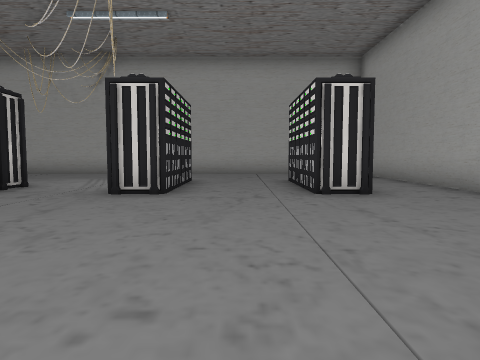
[1] (above)

24 first-person views from a walk through a scene from a Unity 3-D project. The camera is 1.3 m above the floor, tilts 4° down and sees 70° across. The floor is counted in squares, 2 m on a side. Each view is taken from the middle of a square. On the plan, view 1 faces up. The plan holds only what a view shows up to about 10 squares ahead; the rest is blank. The place goes on beyond the plan. The player character is not drawn. Some surface patterns are stand-ins.

[2]
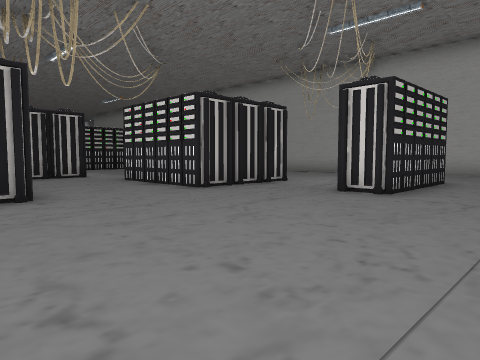

[3]
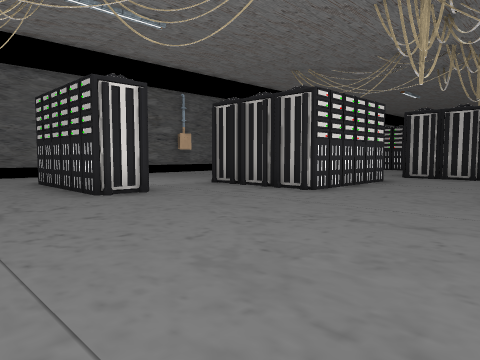

[4]
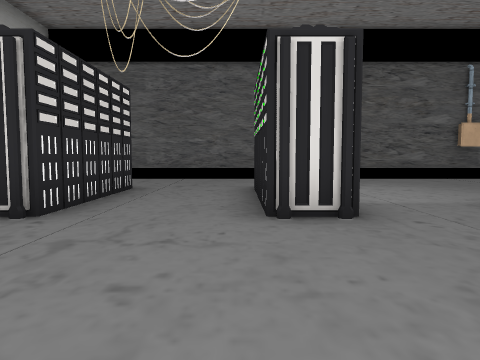

[5]
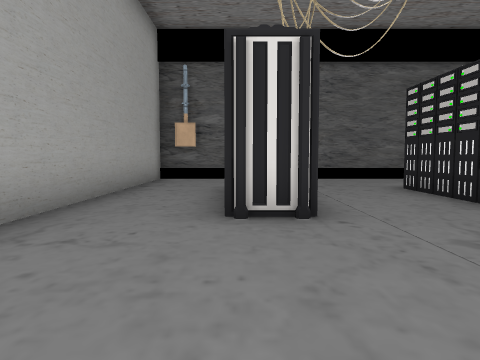

[6]
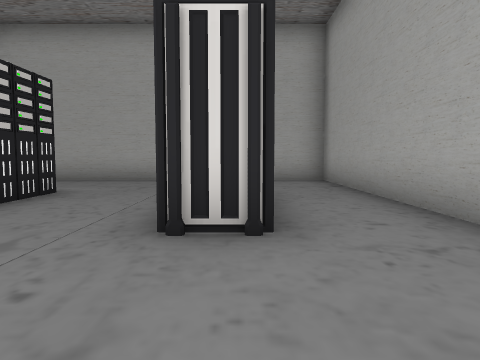

[7]
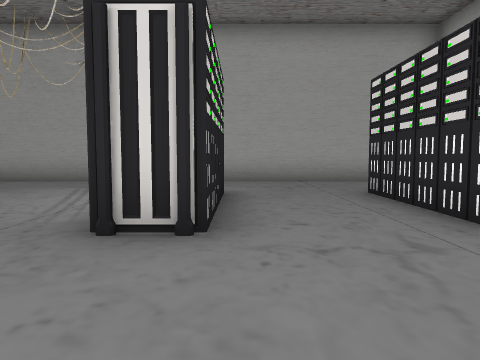

[8]
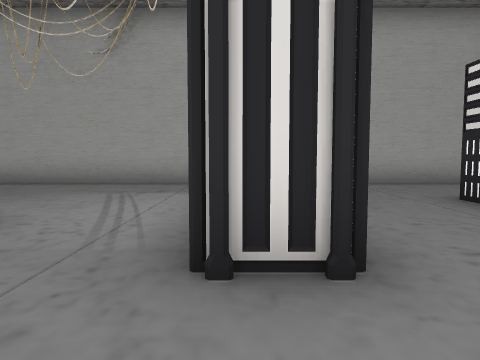

[9]
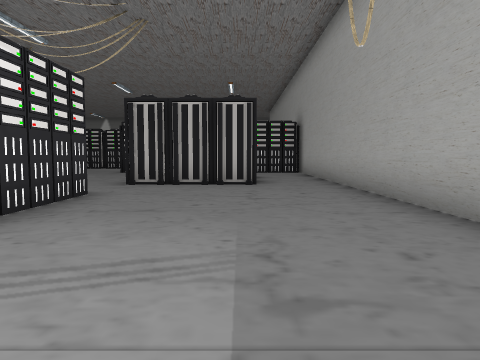

[10]
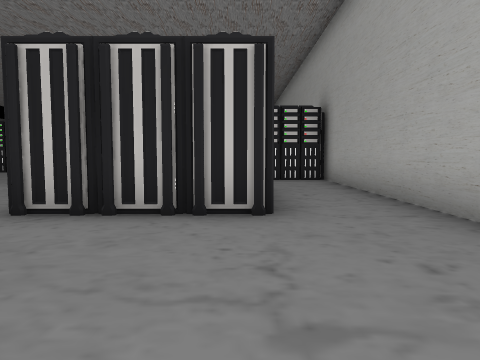

[11]
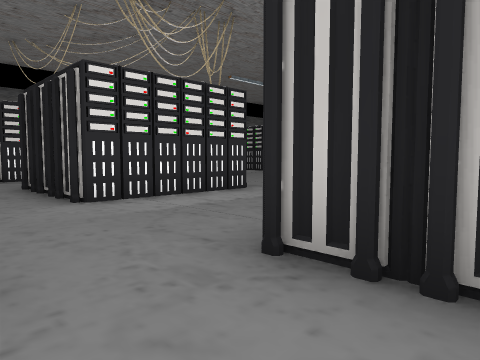

[12]
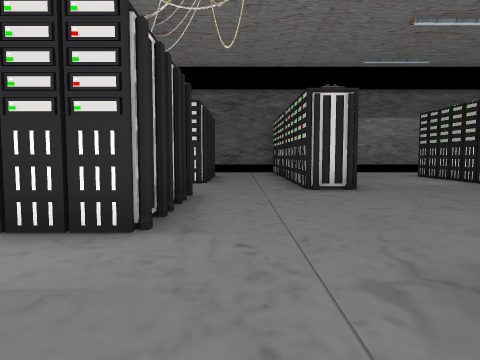

[13]
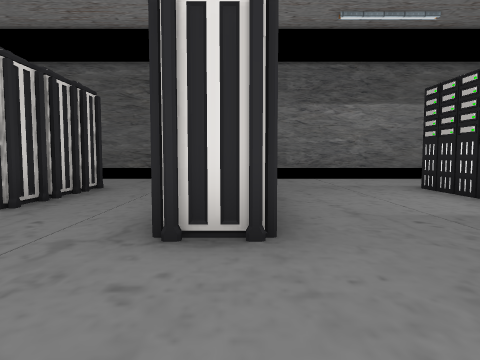

[14]
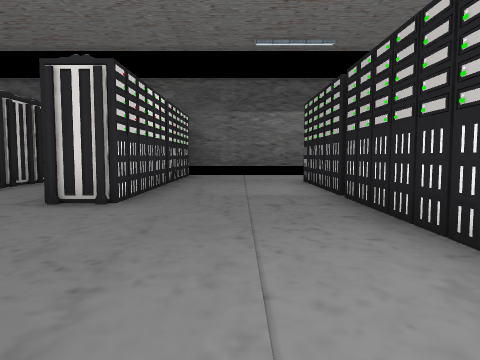

[15]
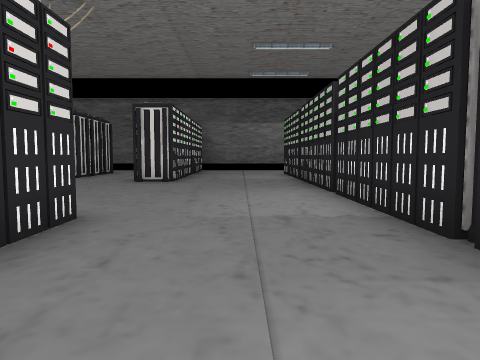

[16]
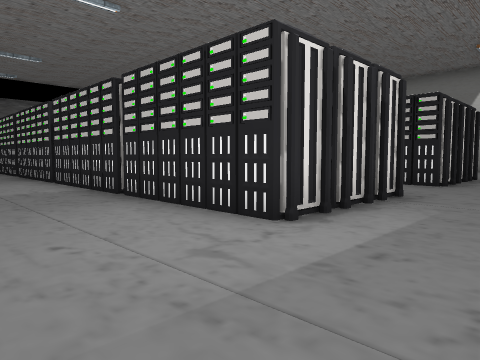

[17]
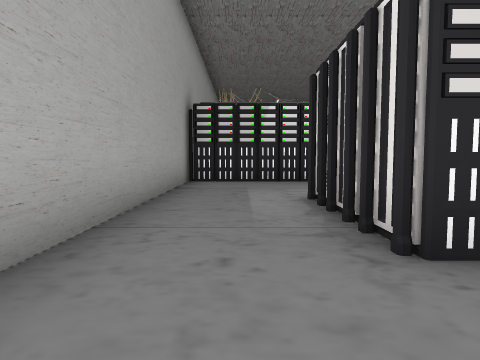

[18]
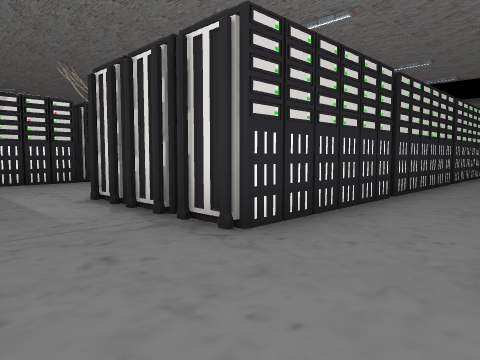

[19]
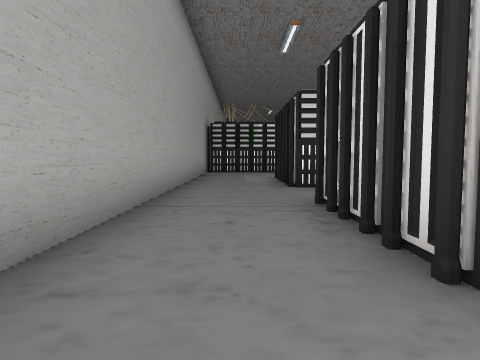

[20]
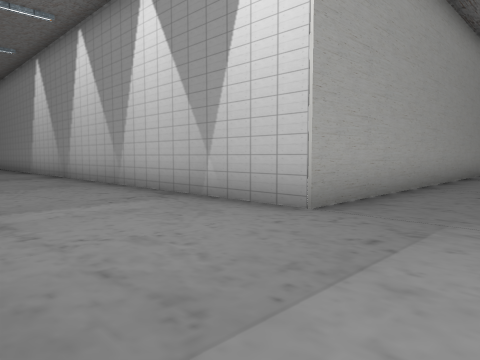

[21]
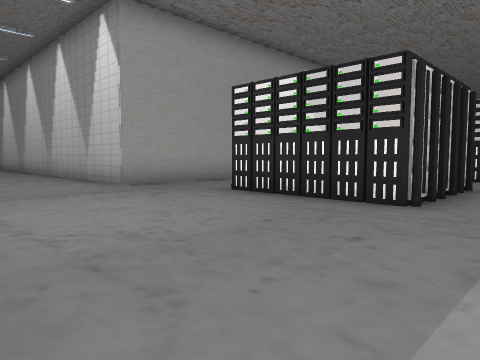

[22]
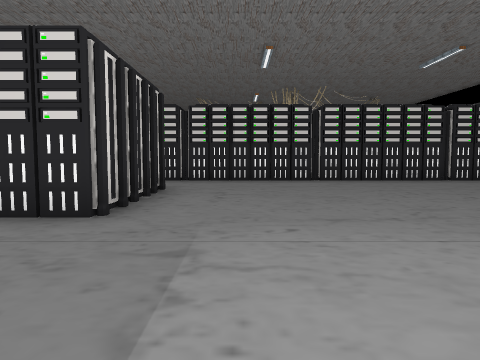

[23]
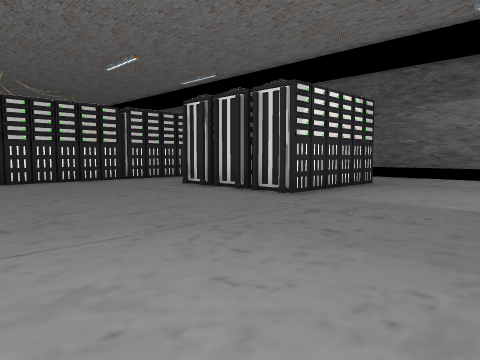

[24]
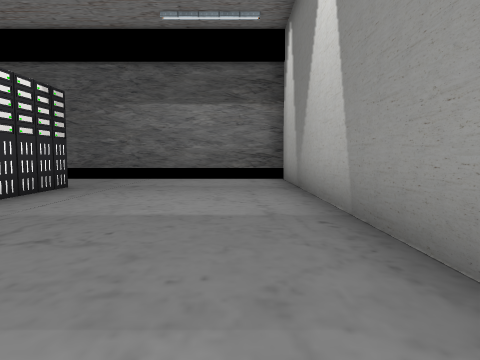

### Floor plan
Key: @ floor where view 1 was taken; # wall or solid block; . floor; O other object.
Columns run from 34 left of view 1 to 5 right of it. Each row starts with its distance up from view 1.
 19    ..#
 18   ...#
 17   ...#
 16   ...#
 15   ...#
 14   ...#
 13  ....###################################
 12  .................#....................#
 11  .................O....................#
 10  .....###...###...O    O#..............#
  9   ....###..## #...#    O#.......#...#..#
  8  .....# # .#  #...O    O#.......#...#..#
  7  .....### .#  #...  .  ...###O..#...#..#
  6  ..........#  #...O.......   O..#...#..#
  5  ..........#  #...........   O.........
  4   .........#  #......####.............
  3   .........#  #......#O #............
  2  ..........#  #......#O #.............
  1 #..........#  #.......OO..###O.........
  0 #..........#  #...#...  .    O....@....#
 -1 #.....###..#  #...O..OOOO    O..#...#..#
 -2 #.....#       #...O..#O      ...#...#..#
 -3 #.....#       #...#..#O      ...#...#..#
 -4 #.....#       #...# .#      ....#...#..#
 -5 #......       ....# ..     .... .......#
 -6 #......      .....O ..     .... .......#
 -7 ########     #####   ##   ##############

Where each view was taken, in squares from view 1:
view 1: 0 up, 0 right, facing up
view 2: 0 up, 1 right, facing up-left
view 3: 5 up, 1 right, facing down-left
view 4: 3 up, 1 left, facing down
view 5: 3 up, 2 right, facing down
view 6: 3 up, 2 right, facing up
view 7: 3 up, 1 left, facing up
view 8: 4 up, 2 left, facing up
view 9: 10 up, 2 left, facing left
view 10: 10 up, 6 left, facing left
view 11: 9 up, 8 left, facing down-left
view 12: 7 up, 14 left, facing down
view 13: 3 up, 16 left, facing down
view 14: 5 up, 18 left, facing down
view 15: 9 up, 18 left, facing down
view 16: 12 up, 17 left, facing down-left
view 17: 11 up, 25 left, facing right
view 18: 12 up, 25 left, facing down-right
view 19: 11 up, 30 left, facing right
view 20: 10 up, 33 left, facing up-right
view 21: 5 up, 33 left, facing up-right
view 22: 5 up, 32 left, facing right
view 23: 4 up, 32 left, facing down-right
view 24: 3 up, 32 left, facing down
